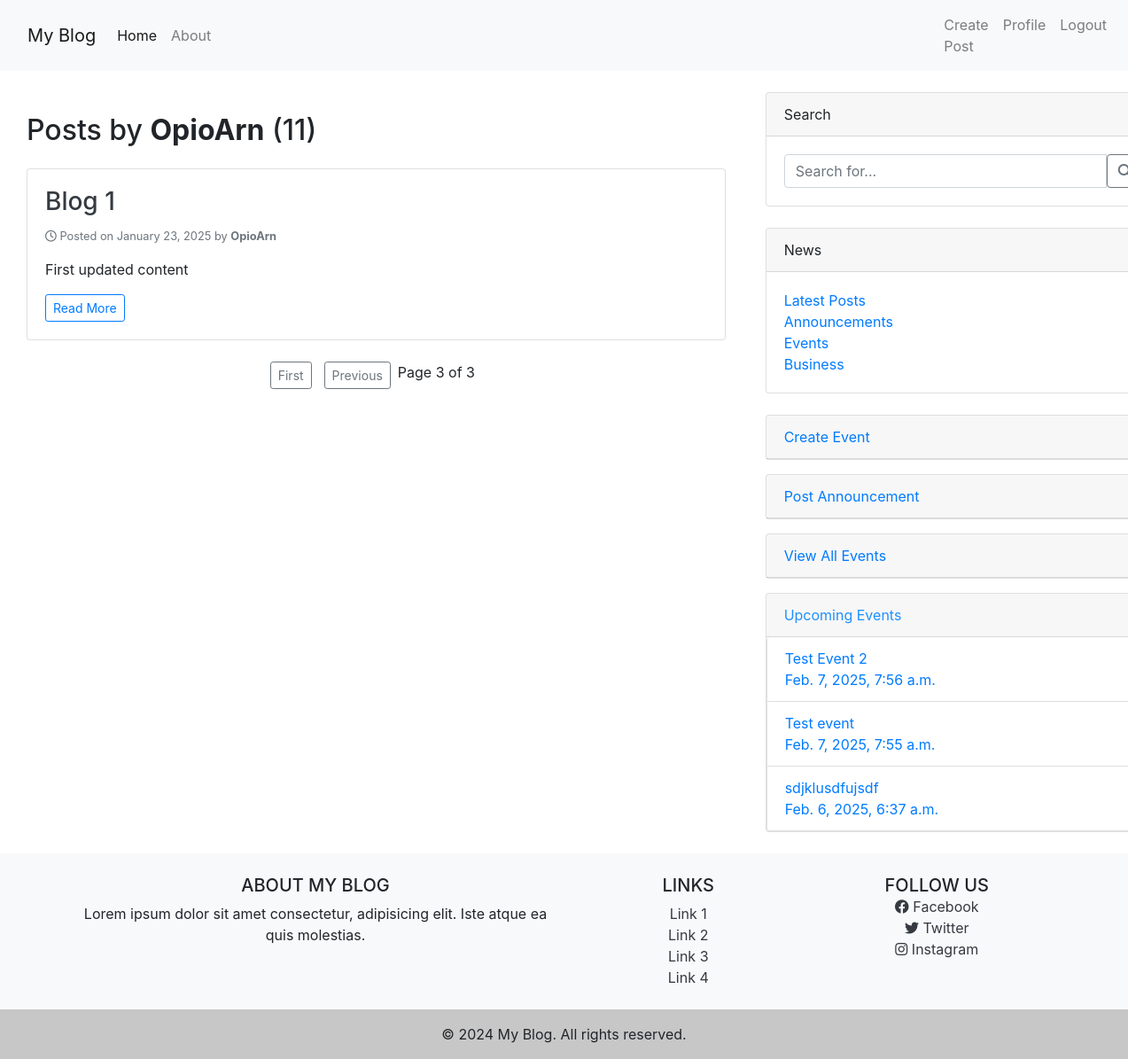
/user/OpioArn/?page=3 (signed in), run on the app's committed database.
### blog/models.py (models this page shows, shortened)
class Post(models.Model):
    title = models.CharField(max_length=100)
    content = models.TextField()
    date_posted = models.DateTimeField(default=timezone.now)
    author = models.ForeignKey(User, on_delete=models.CASCADE)
    image = models.ImageField(upload_to='post_images', blank=True, null=True)
    video = models.FileField(upload_to='post_video', blank=True, null=True)
    views = models.PositiveIntegerField(default=0)  # Track number of views
    likes = models.ManyToManyField(User, related_name="liked_posts", blank=True)

class Event(models.Model):
    title = models.CharField(max_length=225)
    description = models.TextField()
    event_date = models.DateTimeField(default=timezone.now)
    location = models.CharField(max_length=200)
    media = models.FileField( upload_to='events/', null=True, blank=True)  # Store image/video in 'events/' directory

### blog/views.py (the view)
# urls.py: path('user/<str:username>/', UserPostListView.as_view(), name='user_posts'),
class UserPostListView(LoginRequiredMixin, ListView):
    model = Post
    template_name = 'blog/user_posts.html'
    context_object_name = 'posts'
    ordering = ['-date_posted']
    paginate_by = 5
    def get_queryset(self):
        user = get_object_or_404(User, username=self.kwargs.get('username'))
        return Post.objects.filter(author=user).order_by('-date_posted')
    def get_additional_context(self):
        user = get_object_or_404(User, username=self.kwargs.get('username'))
        return {
            'user': user,
            'post_count': Post.objects.filter(author=user).count(),
            'latest_posts': Post.objects.order_by('-date_posted')[:5],
            'announcements': Announcement.objects.order_by('-created_at')[:3],
            'events': Event.objects.order_by('-event_date')[:3],
        }
    def get_context_data(self, **kwargs):
        context = super().get_context_data(**kwargs)
        context.update(self.get_additional_context())
        return context

### blog/Templates/blog/user_posts.html (shortened to what this page needs)
{% extends 'blog/base2.html' %}
{% block content %}
<div class="container mt-5">
    <h2 class="mb-4">Posts by <strong>{{ user.username }}</strong> ({{ post_count }})</h2>
    {% for post in posts %}
        <div class="card mb-4 shadow-sm">
            <div class="card-body">
                <h3 class="card-title">
                    <a href="{% url 'blog:post-detail' post.pk %}" class="text-decoration-none text-dark">
                        {{ post.title }}
                    </a>
                </h3>
                <p class="text-muted small">
                    <i class="far fa-clock"></i> Posted on {{ post.date_posted|date:"F d, Y" }} by
                    <strong>{{ post.author.username }}</strong>
                </p>
                <p class="card-text">
                    {{ post.content|truncatewords:30 }}
                </p>
                <a href="{% url 'blog:post-detail' post.pk %}" class="btn btn-outline-primary btn-sm">Read More</a>
            </div>
        </div>
    {% empty %}
        <div class="alert alert-info">No posts found.</div>
    {% endfor %}
    {% if is_paginated %}
        <div class="pagination justify-content-center">
            {% if page_obj.has_previous %}
                <a class="btn btn-outline-secondary btn-sm" href="?page=1"style="margin-right: 1em;">First</a>
                <a class="btn btn-outline-secondary btn-sm" href="?page={{ page_obj.previous_page_number }}">Previous</a>
            {% endif %}
            <span class="mx-2">Page {{ page_obj.number }} of {{ page_obj.paginator.num_pages }}</span>
        </div>
    {% endif %}
</div>
{% endblock %}

### blog/Templates/blog/base2.html (shortened to what this page needs)
{% load static %}
{% load crispy_forms_tags %}
<!DOCTYPE html>
<html lang="en">
<head>
    <link rel="stylesheet" href="https://cdn.jsdelivr.net/npm/bootstrap@4.0.0/dist/css/bootstrap.min.css">
</head>
<body>
<link rel="stylesheet" href="https://cdnjs.cloudflare.com/ajax/libs/font-awesome/6.4.0/css/all.min.css">
<nav class="navbar navbar-expand-lg navbar-light bg-light">
    <div class="container">
        <a class="navbar-brand" href="/">My Blog</a>
        <div class="collapse navbar-collapse" id="navbarNav">
            <ul class="navbar-nav ms-auto">
                <li class="nav-item">
                    <a class="nav-link active" href="{% url 'blog:blog-home' %}">Home</a>
                </li>
                <li class="nav-item">
                    <a class="nav-link" href="{% url 'blog:blog-about' %}">About</a>
                </li>
            </ul>
        </div>
    </div>
    <div class="navbar-nav">
        {% if user.is_authenticated %}
        <a class="nav-item nav-link" href="{% url 'blog:add_post' %}">Create Post</a>
        <a class="nav-item nav-link" href="{% url 'profile' %}">Profile</a>
        <a class="nav-item nav-link" href="{% url 'logout' %}">Logout</a>
        {% else %}
        <a class="nav-item nav-link" href="{% url 'login' %}">Login</a>
        <a class="nav-item nav-link" href="{% url 'register' %}">Register</a>
        {% endif %}
      </div>
</nav>
<main class="container-fluid">
    <div class="row">
        <div class="col-md-8">
             {% block content %} {% endblock %}
        </div>
        <div class="col-md-4" style=" margin-top: 1.5em;">
            <div class="card mb-4" style="width: 28rem;">
                <div class="card-header">Search</div>
                <div class="card-body">
                    <form method="GET" action="{% url 'blog:search_results' %}">
                        <div class="input-group">
                            <input type="text" class="form-control" name="q" placeholder="Search for..." required>
                            <button class="btn btn-outline-secondary" type="submit"><i class="fas fa-search"></i></button>
                        </div>
                    </form>
                </div>
            </div>
            <div class="card mb-4" style="width: 28rem;">
                <div class="card-header">News</div>
                <div class="card-body">
                    <ul class="list-unstyled mb-0">
                        <li><a href="{% url 'blog:latest_posts' %}">Latest Posts</a></li>
                        <li><a href="{% url 'blog:announcements_list' %}">Announcements</a></li>
                        <li><a href="{% url 'blog:events_list' %}">Events</a></li>
                        <li><a href="#">Business</a></li>
                    </ul>
                </div>
            </div>
            {% if user.is_authenticated %}
                {% if "events_list" not in request.path %}
                    <div class="card" style="width: 28rem; height: auto; margin-bottom: 1em;">
                        <a style="text-decoration: none;" class="card-header" href = "{% url 'blog:events_list' %}"
                        class=" btn-link btn-primary" style="border: none; font-size: 20px; font-weight: bold;">
                        Create Event</a>
                    </div>
                {% endif %}
                {% if "announcements_list" not in request.path %}
                    <div  class="card" style="width: 28rem; height: auto; margin-bottom: 1em;">
                        <a style="text-decoration: none;" class="card-header" href="{% url 'blog:announcements_list' %}"
                        class="btn-link btn-primary" style="border: none; font-size: 20px; font-weight: bold;">
                        Post Announcement
                        </a>
                    </div>
                {% endif %}
            {% endif %}
            <div  class="card" style="width: 28rem; height: auto; margin-bottom: 1em;">
                <a style="text-decoration: none;" class="card-header" href="{% url 'blog:events_list' %}"
                class="btn-link btn-primary" style="border: none; font-size: 20px; font-weight: bold;">
                View All Events
                </a>
            </div>
            {% if "events_list" not in request.path %}
            <div class="card" style="width: 28rem;">
                <div class="card-header" style="color: dodgerblue;">Upcoming Events</div>
                <div  class="list-group" >
                    <ul class="list-group" >
                        {% for event in events %}
                            <li class="list-group-item " style="color: black;"><a style="text-decoration: none;" href="{% url 'blog:events_list' %}"> {{ event.title }} <br>   {{ event.event_date }}</a></li>
                        {% endfor %}
                    </ul>
                </div>
            </div>
            {% endif %}
        </div>
    </div>
</main>
<footer class="bg-light text-center text-lg-start mt-4">
    <div class="container p-4">
        <div class="row">
            <div class="col-lg-6 col-md-12 mb-4 mb-md-0">
                <h5 class="text-uppercase">About My Blog</h5>
                <p>
                    Lorem ipsum dolor sit amet consectetur, adipisicing elit. Iste atque ea quis molestias.
                </p>
            </div>
            <div class="col-lg-3 col-md-6 mb-4 mb-md-0">
                <h5 class="text-uppercase">Links</h5>
                <ul class="list-unstyled mb-0">
                    <li><a href="#!" class="text-dark">Link 1</a></li>
                    <li><a href="#!" class="text-dark">Link 2</a></li>
                    <li><a href="#!" class="text-dark">Link 3</a></li>
                    <li><a href="#!" class="text-dark">Link 4</a></li>
                </ul>
            </div>
            <div class="col-lg-3 col-md-6 mb-4 mb-md-0">
                <h5 class="text-uppercase mb-0">Follow Us</h5>
                <ul class="list-unstyled">
                    <li><a href="#!" class="text-dark"><i class="fab fa-facebook"></i> Facebook</a></li>
                    <li><a href="#!" class="text-dark"><i class="fab fa-twitter"></i> Twitter</a></li>
                    <li><a href="#!" class="text-dark"><i class="fab fa-instagram"></i> Instagram</a></li>
                </ul>
            </div>
        </div>
    </div>
    <div class="text-center p-3" style="background-color: rgba(0, 0, 0, 0.2);">
        © 2024 My Blog. All rights reserved.
    </div>
</footer>
</body>
</html>

### data on the page
Post: title "Blog 1", date_posted "January 23, 2025", author.username "OpioArn", content "First updated content"
Event: title "Test Event 2", event_date "Feb. 7, 2025, 7:56 a.m."
Event: title "Test event", event_date "Feb. 7, 2025, 7:55 a.m."
Event: title "sdjklusdfujsdf", event_date "Feb. 6, 2025, 6:37 a.m."

### other printed values
{{ user.username }} "OpioArn"
{{ post_count }} "11"
{{ page_obj.number }} "3"
{{ page_obj.paginator.num_pages }} "3"
